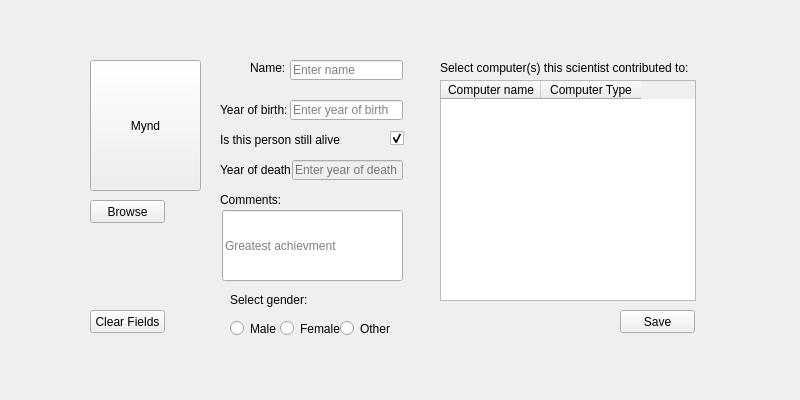
<?xml version="1.0" encoding="UTF-8"?>
<ui version="4.0">
 <class>DockWidget</class>
 <widget class="QDockWidget" name="DockWidget">
  <property name="geometry">
   <rect>
    <x>0</x>
    <y>0</y>
    <width>800</width>
    <height>400</height>
   </rect>
  </property>
  <property name="minimumSize">
   <size>
    <width>800</width>
    <height>400</height>
   </size>
  </property>
  <property name="maximumSize">
   <size>
    <width>800</width>
    <height>400</height>
   </size>
  </property>
  <property name="windowIcon">
   <iconset resource="../resources.qrc">
    <normaloff>:/icons/images/add_user.png</normaloff>:/icons/images/add_user.png</iconset>
  </property>
  <property name="windowTitle">
   <string>DockWidget</string>
  </property>
  <widget class="QWidget" name="dockWidgetContents">
   <widget class="QPushButton" name="pushButton_2">
    <property name="geometry">
     <rect>
      <x>90</x>
      <y>310</y>
      <width>75</width>
      <height>23</height>
     </rect>
    </property>
    <property name="text">
     <string>Clear Fields</string>
    </property>
   </widget>
   <widget class="QRadioButton" name="radioButton_2">
    <property name="geometry">
     <rect>
      <x>340</x>
      <y>320</y>
      <width>51</width>
      <height>17</height>
     </rect>
    </property>
    <property name="text">
     <string>Other</string>
    </property>
   </widget>
   <widget class="QLineEdit" name="lineEdit_3">
    <property name="enabled">
     <bool>false</bool>
    </property>
    <property name="geometry">
     <rect>
      <x>292</x>
      <y>160</y>
      <width>111</width>
      <height>20</height>
     </rect>
    </property>
    <property name="placeholderText">
     <string>Enter year of death</string>
    </property>
   </widget>
   <widget class="QPushButton" name="pushButton_3">
    <property name="geometry">
     <rect>
      <x>90</x>
      <y>60</y>
      <width>111</width>
      <height>131</height>
     </rect>
    </property>
    <property name="text">
     <string>Mynd</string>
    </property>
   </widget>
   <widget class="QLineEdit" name="lineEdit_4">
    <property name="geometry">
     <rect>
      <x>222</x>
      <y>210</y>
      <width>181</width>
      <height>71</height>
     </rect>
    </property>
    <property name="placeholderText">
     <string>Greatest achievment</string>
    </property>
   </widget>
   <widget class="QCheckBox" name="checkBox">
    <property name="geometry">
     <rect>
      <x>390</x>
      <y>130</y>
      <width>21</width>
      <height>17</height>
     </rect>
    </property>
    <property name="text">
     <string/>
    </property>
    <property name="checked">
     <bool>true</bool>
    </property>
   </widget>
   <widget class="QRadioButton" name="radioButton">
    <property name="geometry">
     <rect>
      <x>230</x>
      <y>320</y>
      <width>51</width>
      <height>17</height>
     </rect>
    </property>
    <property name="text">
     <string>Male</string>
    </property>
   </widget>
   <widget class="QLineEdit" name="lineEdit_2">
    <property name="geometry">
     <rect>
      <x>290</x>
      <y>100</y>
      <width>113</width>
      <height>20</height>
     </rect>
    </property>
    <property name="text">
     <string/>
    </property>
    <property name="placeholderText">
     <string>Enter year of birth</string>
    </property>
   </widget>
   <widget class="QRadioButton" name="radioButton_3">
    <property name="geometry">
     <rect>
      <x>280</x>
      <y>320</y>
      <width>61</width>
      <height>17</height>
     </rect>
    </property>
    <property name="text">
     <string>Female</string>
    </property>
   </widget>
   <widget class="QPushButton" name="pushButton">
    <property name="geometry">
     <rect>
      <x>620</x>
      <y>310</y>
      <width>75</width>
      <height>23</height>
     </rect>
    </property>
    <property name="text">
     <string>Save</string>
    </property>
   </widget>
   <widget class="QLineEdit" name="lineEdit">
    <property name="geometry">
     <rect>
      <x>290</x>
      <y>60</y>
      <width>113</width>
      <height>20</height>
     </rect>
    </property>
    <property name="placeholderText">
     <string>Enter name</string>
    </property>
   </widget>
   <widget class="QTableWidget" name="tableWidget">
    <property name="geometry">
     <rect>
      <x>440</x>
      <y>80</y>
      <width>256</width>
      <height>221</height>
     </rect>
    </property>
    <column>
     <property name="text">
      <string>Computer name</string>
     </property>
    </column>
    <column>
     <property name="text">
      <string>Computer Type</string>
     </property>
    </column>
   </widget>
   <widget class="QPushButton" name="pushButton_4">
    <property name="geometry">
     <rect>
      <x>90</x>
      <y>200</y>
      <width>75</width>
      <height>23</height>
     </rect>
    </property>
    <property name="text">
     <string>Browse</string>
    </property>
   </widget>
   <widget class="QLabel" name="label">
    <property name="geometry">
     <rect>
      <x>250</x>
      <y>60</y>
      <width>41</width>
      <height>16</height>
     </rect>
    </property>
    <property name="text">
     <string>Name:</string>
    </property>
   </widget>
   <widget class="QLabel" name="label_2">
    <property name="geometry">
     <rect>
      <x>220</x>
      <y>100</y>
      <width>71</width>
      <height>20</height>
     </rect>
    </property>
    <property name="text">
     <string>Year of birth:</string>
    </property>
   </widget>
   <widget class="QLabel" name="label_3">
    <property name="geometry">
     <rect>
      <x>220</x>
      <y>130</y>
      <width>121</width>
      <height>20</height>
     </rect>
    </property>
    <property name="text">
     <string>Is this person still alive:</string>
    </property>
   </widget>
   <widget class="QLabel" name="label_4">
    <property name="geometry">
     <rect>
      <x>220</x>
      <y>160</y>
      <width>71</width>
      <height>20</height>
     </rect>
    </property>
    <property name="text">
     <string>Year of death:</string>
    </property>
   </widget>
   <widget class="QLabel" name="label_5">
    <property name="geometry">
     <rect>
      <x>220</x>
      <y>190</y>
      <width>121</width>
      <height>20</height>
     </rect>
    </property>
    <property name="text">
     <string>Comments:</string>
    </property>
   </widget>
   <widget class="QLabel" name="label_6">
    <property name="geometry">
     <rect>
      <x>230</x>
      <y>290</y>
      <width>121</width>
      <height>20</height>
     </rect>
    </property>
    <property name="text">
     <string>Select gender:</string>
    </property>
   </widget>
   <widget class="QLabel" name="label_7">
    <property name="geometry">
     <rect>
      <x>440</x>
      <y>60</y>
      <width>251</width>
      <height>16</height>
     </rect>
    </property>
    <property name="text">
     <string>Select computer(s) this scientist contributed to:</string>
    </property>
   </widget>
  </widget>
 </widget>
 <resources>
  <include location="../resources.qrc"/>
 </resources>
 <connections/>
</ui>
